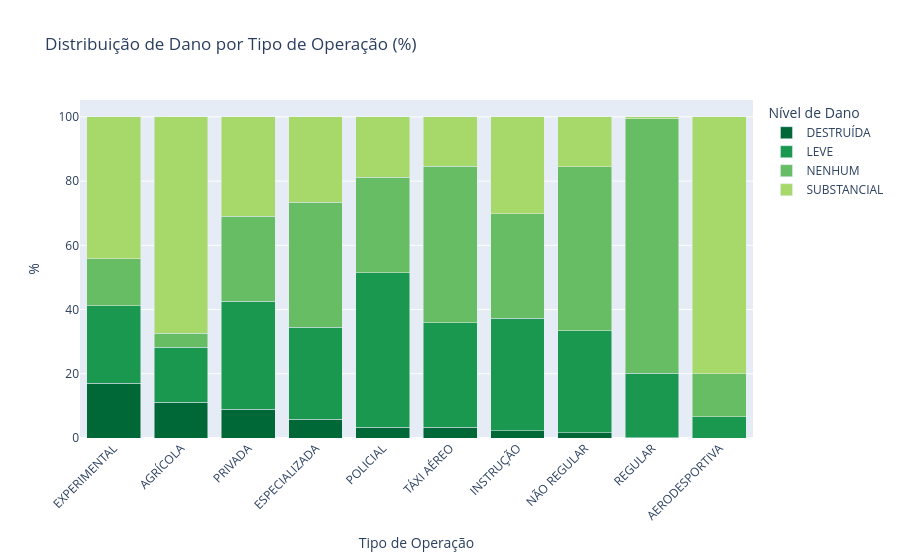

This figure's notebook cell:
### Markdown cell above
### 3.5 — Severidade por Tipo de Operação

Esta é a análise central do projeto: qual tipo de operação tem maior proporção de danos graves?

### Code cell
cross = pd.crosstab(
    df['aeronave_tipo_operacao'],
    df['aeronave_nivel_dano'],
    normalize='index'
) * 100

if 'DESTRUÍDA' in cross.columns:
    cross = cross.sort_values('DESTRUÍDA', ascending=False)

cross_long = cross.reset_index().melt(
    id_vars='aeronave_tipo_operacao',
    var_name='nivel_dano',
    value_name='pct'
)

fig = px.bar(
    cross_long,
    x='aeronave_tipo_operacao', y='pct',
    color='nivel_dano',
    barmode='stack',
    title='Distribuição de Dano por Tipo de Operação (%)',
    labels={'aeronave_tipo_operacao': 'Tipo de Operação', 'pct': '%', 'nivel_dano': 'Nível de Dano'},
    color_discrete_sequence=px.colors.diverging.RdYlGn[::-1]
)
fig.update_layout(xaxis_tickangle=-45)
fig.show()

print('\n% por tipo de operação:')
cross.round(1)

### Figure 1 — Plotly figure (JSON) as saved in the notebook; plotly's stock layout.template omitted (floating-point values rounded to 4 significant figures)
{"data": [{"hovertemplate": "Nível de Dano=DESTRUÍDA<br>Tipo de Operação=%{x}<br>%=%{y}<extra></extra>", "legendgroup": "DESTRUÍDA", "marker": {"color": "rgb(0,104,55)", "pattern": {"shape": ""}}, "name": "DESTRUÍDA", "orientation": "v", "showlegend": true, "textposition": "auto", "type": "bar", "x": ["EXPERIMENTAL", "AGRÍCOLA", "PRIVADA", "ESPECIALIZADA", "POLICIAL", "TÁXI AÉREO", "INSTRUÇÃO", "NÃO REGULAR", "REGULAR", "AERODESPORTIVA"], "xaxis": "x", "y": [17.13, 11.08, 8.981, 5.844, 3.383, 3.343, 2.287, 1.626, 0.0866, 0.0], "yaxis": "y"}, {"hovertemplate": "Nível de Dano=LEVE<br>Tipo de Operação=%{x}<br>%=%{y}<extra></extra>", "legendgroup": "LEVE", "marker": {"color": "rgb(26,152,80)", "pattern": {"shape": ""}}, "name": "LEVE", "orientation": "v", "showlegend": true, "textposition": "auto", "type": "bar", "x": ["EXPERIMENTAL", "AGRÍCOLA", "PRIVADA", "ESPECIALIZADA", "POLICIAL", "TÁXI AÉREO", "INSTRUÇÃO", "NÃO REGULAR", "REGULAR", "AERODESPORTIVA"], "xaxis": "x", "y": [24.03, 17.23, 33.56, 28.57, 48.12, 32.6, 35.0, 31.71, 20.13, 6.667], "yaxis": "y"}, {"hovertemplate": "Nível de Dano=NENHUM<br>Tipo de Operação=%{x}<br>%=%{y}<extra></extra>", "legendgroup": "NENHUM", "marker": {"color": "rgb(102,189,99)", "pattern": {"shape": ""}}, "name": "NENHUM", "orientation": "v", "showlegend": true, "textposition": "auto", "type": "bar", "x": ["EXPERIMENTAL", "AGRÍCOLA", "PRIVADA", "ESPECIALIZADA", "POLICIAL", "TÁXI AÉREO", "INSTRUÇÃO", "NÃO REGULAR", "REGULAR", "AERODESPORTIVA"], "xaxis": "x", "y": [14.64, 4.337, 26.46, 38.96, 29.7, 48.71, 32.54, 51.22, 79.15, 13.33], "yaxis": "y"}, {"hovertemplate": "Nível de Dano=SUBSTANCIAL<br>Tipo de Operação=%{x}<br>%=%{y}<extra></extra>", "legendgroup": "SUBSTANCIAL", "marker": {"color": "rgb(166,217,106)", "pattern": {"shape": ""}}, "name": "SUBSTANCIAL", "orientation": "v", "showlegend": true, "textposition": "auto", "type": "bar", "x": ["EXPERIMENTAL", "AGRÍCOLA", "PRIVADA", "ESPECIALIZADA", "POLICIAL", "TÁXI AÉREO", "INSTRUÇÃO", "NÃO REGULAR", "REGULAR", "AERODESPORTIVA"], "xaxis": "x", "y": [44.2, 67.35, 31.0, 26.62, 18.8, 15.35, 30.17, 15.45, 0.6278, 80.0], "yaxis": "y"}], "layout": {"barmode": "stack", "legend": {"title": {"text": "Nível de Dano"}, "tracegroupgap": 0}, "title": {"text": "Distribuição de Dano por Tipo de Operação (%)"}, "xaxis": {"anchor": "y", "domain": [0, 1], "tickangle": -45, "title": {"text": "Tipo de Operação"}}, "yaxis": {"anchor": "x", "domain": [0, 1], "title": {"text": "%"}}}}
